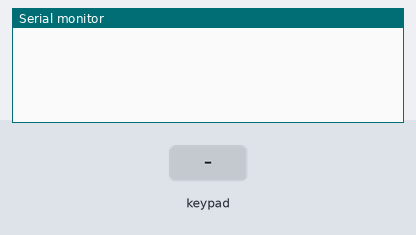
The sketch below on a simulated Arduino Leonardo, built with avr-gcc and run on an emulated ATmega32U4. Shown: the last lines printed to the serial monitor. The test bench sets the inputs (shaded band). USB keyboard and mouse output is not drawn.

Above: at 11.2 s.
11.3 s: key 'x' pressed
At 12.5 s:
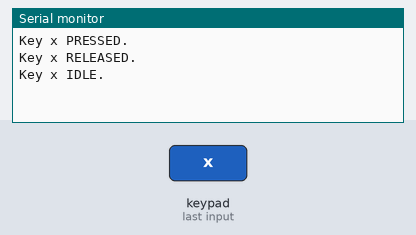
12.9 s: key 'l' pressed
At 13.6 s:
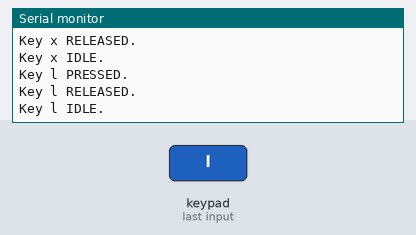
14.5 s: key 'o' pressed
At 15.8 s:
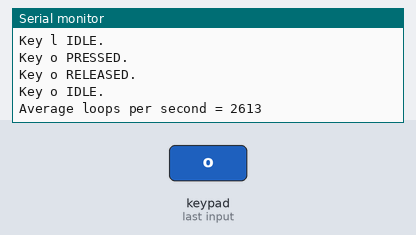
16.1 s: key 'w' pressed
At 17.4 s:
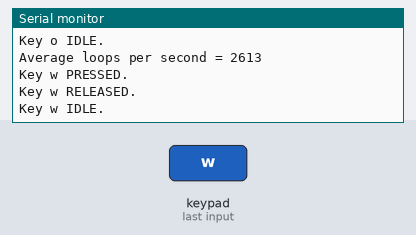
17.7 s: key 'e' pressed
At 18.5 s:
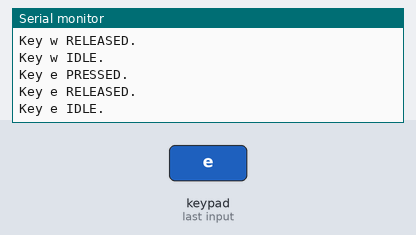
19.3 s: key 'k' pressed
At 19.9 s:
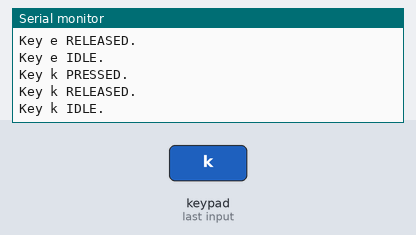

Measured:
- after the input at 11.3 s, the serial monitor: prints a new line at once (image 1)
- after the input at 12.9 s, the serial monitor: prints a new line at once (image 2)
- after the input at 14.5 s, the serial monitor: prints a new line at once (image 3)
- after the input at 16.1 s, the serial monitor: prints a new line at once (image 4)
- after the input at 17.7 s, the serial monitor: prints a new line at once (image 5)
- after the input at 19.3 s, the serial monitor: prints a new line at once (image 6)

The sketch:

hitbox.1.1.ino
```cpp
#include <Keypad.h>
#include <Keyboard.h>

const byte ROWS = 4; //four rows
const byte COLS = 4; //three columns
char keys[ROWS][COLS] = {
  {'x','l','o', 'w'},
  {'e','k','i', 'a'},
  {'g','j','u', 's'},
  {'z','h','y', 'd'}
};
byte rowPins[ROWS] = {18, 19, 20, 21}; //connect to the row pinouts of the keypad
byte colPins[COLS] = {9, 10, 16, 14}; //connect to the column pinouts of the keypad

Keypad kpd = Keypad( makeKeymap(keys), rowPins, colPins, ROWS, COLS );

unsigned long loopCount;
unsigned long startTime;
String msg;


void setup() {
    delay(10000);
    Serial.begin(9600);
    loopCount = 0;
    startTime = millis();
    msg = "";
    Keyboard.begin();
}


void loop() {
    loopCount++;
    if ( (millis()-startTime)>5000 ) {
        Serial.print("Average loops per second = ");
        Serial.println(loopCount/5);
        startTime = millis();
        loopCount = 0;
    }

    // Fills kpd.key[ ] array with up-to 10 active keys.
    // Returns true if there are ANY active keys.
    if (kpd.getKeys())
    {
        for (int i=0; i<LIST_MAX; i++)   // Scan the whole key list.
        {
            if ( kpd.key[i].stateChanged )   // Only find keys that have changed state.
            {
                switch (kpd.key[i].kstate) {  // Report active key state : IDLE, PRESSED, HOLD, or RELEASED
                    case PRESSED:
                    msg = " PRESSED.";
                    Keyboard.press(kpd.key[i].kchar);
                break;
                    case HOLD:
                    msg = " HOLD.";
                break;
                    case RELEASED:
                    msg = " RELEASED.";
                    Keyboard.release(kpd.key[i].kchar);
                break;
                    case IDLE:
                    msg = " IDLE.";
                }
                Serial.print("Key ");
                Serial.print(kpd.key[i].kchar);
                Serial.println(msg);

            }
        }
    }
}  // End loop
```
